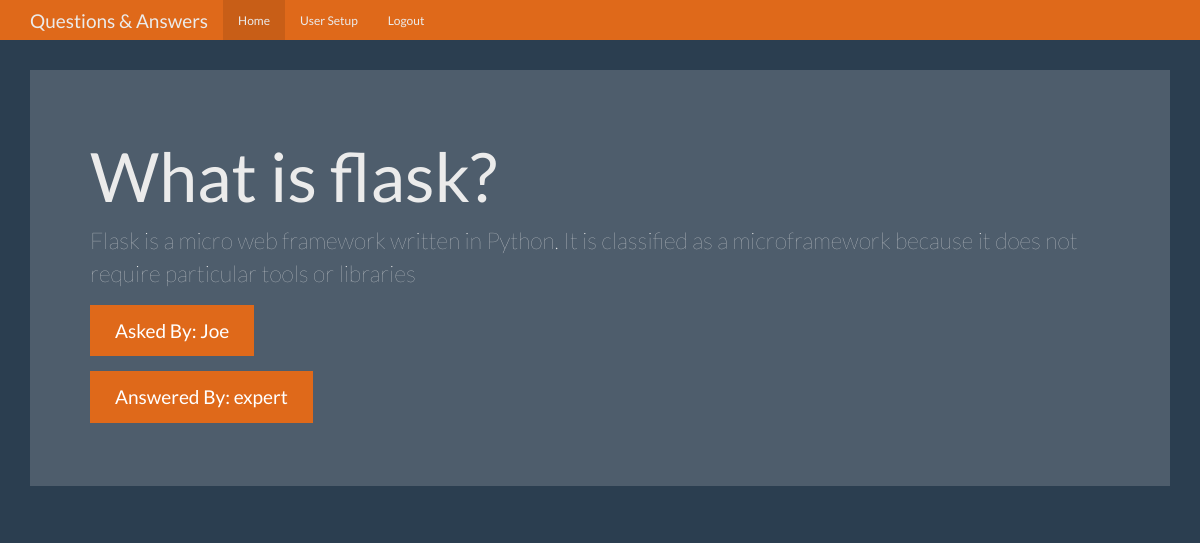
Page /question/2 (signed in) on the committed database.
### tables this page shows
CREATE TABLE questions(
	id integer primary key autoincrement,
	question_text text not null,
	answer_text text,
	asked_by_id integer not null,
	expert_id integer not null
);

CREATE TABLE users(
	id  integer primary key autoincrement,
	name text not null,
	password text not null,
	expert boolean not null,
	admin boolean not null
);

### app.py (the view)
@app.route('/question/<question_id>')
def question(question_id):
    user = get_current_user()
    db = get_db()
    question_cur = db.execute('''
                                select
                                    questions.id as question_id,
                                    questions.answer_text,
                                    questions.question_text,
                                    askers.name as asker_name,
                                    experts.name as expert_name
                                from questions join users as askers on askers.id = questions. asked_by_id
                                                join users as experts on experts.id = questions.expert_id
                                where question_id = ?''', [question_id])
    question = question_cur.fetchone()
    return render_template('question.html', user=user, question=question)

### app.py (called while the page is built)
def get_current_user():
    user_result = None
    if 'user' in session:
        user = session['user']
        db = get_db()
        user_cur = db.execute('select * from users where name = ?', [user])
        user_result = user_cur.fetchone()
    return user_result

### database.py (called while the page is built)
def connect_db():
    sql = sqlite3.connect('questions.db')
    sql.row_factory = sqlite3.Row  # Retorna as linhas como dicionários ao invés de tuplas
    return sql

def get_db():
    if not hasattr(g, 'sqlite_db'):  # Verifica se 'sqlite_db' não existe em 'g'
        g.sqlite_db = connect_db()  # Conecta ao banco de dados e armazena a conexão em 'g'
    return g.sqlite_db

### templates/question.html (shortened to what this page needs)
<!DOCTYPE html>
<html lang="en">
  <head>
    <link href="{{ url_for('static', filename='bootstrap.min.css') }}" rel="stylesheet">
    <link href="{{ url_for('static', filename='theme.css') }}" rel="stylesheet">
  </head>
  <body>
    <nav class="navbar navbar-inverse navbar-fixed-top">
      <div class="container">
        <div class="navbar-header">
          <a class="navbar-brand" href="#">Questions & Answers</a>
        </div>
        <div id="navbar" class="navbar-collapse collapse">
          <ul class="nav navbar-nav">
            <li class="active"><a href="{{ url_for('index') }}">Home</a></li>
            {% if user and user['admin'] == 1 %}
            <li><a href="{{ url_for('users') }}">User Setup</a></li>
            {% endif %}
            {% if user %}
            <li><a href="{{ url_for('logout') }}">Logout</a></li>
            {% endif %}
          </ul>
        </div>
      </div>
    </nav>
    <div class="container theme-showcase" role="main">
      <div class="jumbotron">
        <h1>{{ question['question_text'] }}</h1>
        <p>{{ question['answer_text'] }}</p>
        <p><a class="btn btn-primary btn-lg">Asked By: {{ question['asker_name'] }}</a></p>
        <p><a class="btn btn-primary btn-lg">Answered By: {{ question['expert_name'] }}</a></p>
      </div>
    </div>
  </body>
</html>

### static/theme.css (style rules this page uses)
body { padding-top: 70px; padding-bottom: 30px; }

### rows in the picture
questions: question_text "What is flask?", answer_text "Flask is a micro web framework written in Python. It is classified as a microframework because it does not require particular tools or libraries"
users: asker_name "Joe"
users: expert_name "expert"
